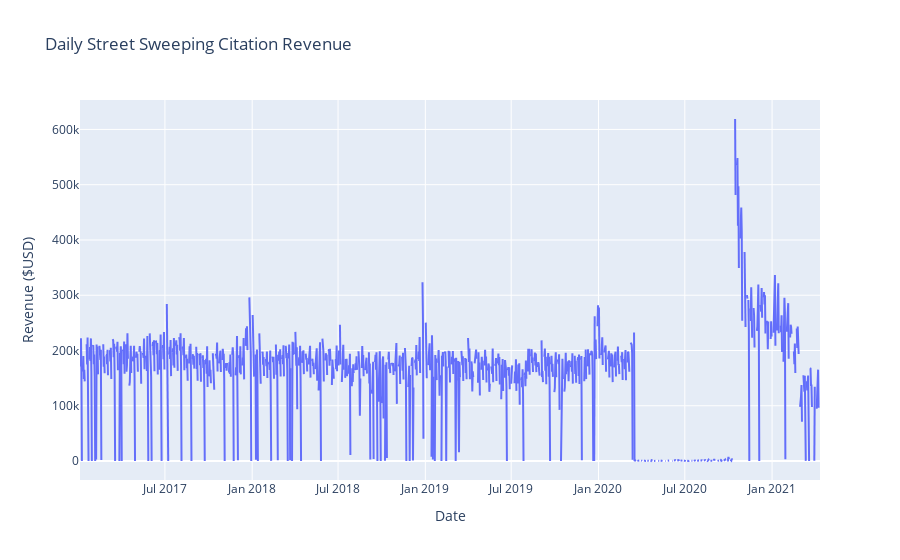

Notebook code for this chart:
### Code cell
fig = go.Figure(go.Scatter(
    x = df_d.index,
    y = df_d.fine_amount,
    hovertemplate = '$%{y:,.0f}',
    name='Revenue'))

fig.update_layout(legend_title_text=None,
                  hovermode="x unified",
                  title='Daily Street Sweeping Citation Revenue',
                  xaxis_title="Date",
                  yaxis_title="Revenue ($USD)")

fig.show()

### Figure 1 — Plotly figure (JSON) as saved in the notebook; plotly's stock layout.template omitted (floating-point values rounded to 4 significant figures; data arrays with more than 128 entries replaced by an {"elided": "..."} marker saying what was removed)
{"data": [{"hovertemplate": "$%{y:,.0f}", "name": "Revenue", "type": "scatter", "x": {"elided": "1561 str values"}, "y": {"elided": "1561 float values"}}], "layout": {"hovermode": "x unified", "title": {"text": "Daily Street Sweeping Citation Revenue"}, "xaxis": {"title": {"text": "Date"}}, "yaxis": {"title": {"text": "Revenue ($USD)"}}}}
